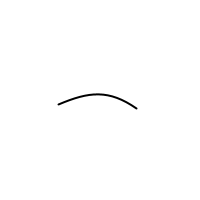
Frame 1 (no input)
Frame 60 (the mouse pressed at the canvas centre just before this capture): identical to frame 1, image omitted
Frame 120 (the mouse held since frame 60 and released just before this capture): identical to frame 1, image omitted

The Processing sketch that drew this single still picture (run headless with seeded random() and noise(); from frame 60 on, the mouse is pressed at the canvas centre):

// Processing sketch: sketch_190106a
// ── sketch_190106a.pde
void setup() {
  size(200, 200);
  noFill();
  stroke(0);
  strokeWeight(2);
}

void draw() {
  background(255);
  beginShape();
  curveVertex(-48, 186); 
  curveVertex(58, 104); 
  curveVertex(136, 108);
  curveVertex(225, 220);
  endShape();
}
